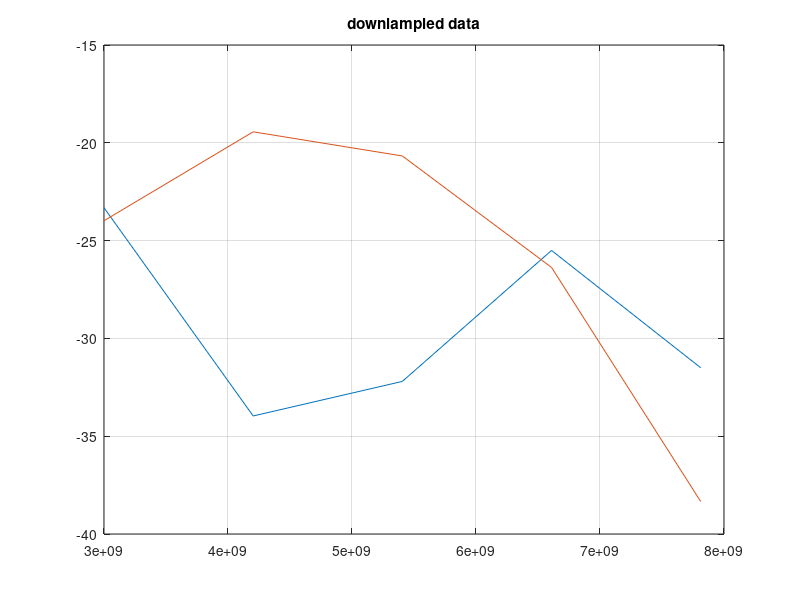

This chart was generated by the following MATLAB code: (Note: this script raises an error after producing the figure.)
% fiting nockit 2

%load('C:\Users\guypa\Google Drive\LIMUDIM\Lab_research\NOCKIT_new_folder\data\NOCKIT5_2traces_data.mat')
load NOCKIT5_2traces_data
N_downsample = 401;
% N_downsample = length(freq);
data_red = downsample(data,N_downsample);
data_dB_red = 20*log10(abs(data_red));
freq_red = downsample(freq,N_downsample);
figure(1); plot(freq_red, data_dB_red); title("downlampled data"); grid on;


%%
% geometry: and network structure
N=30; % number of couplers. (= number of unit cells minus 1) 
M = 2; % number of lines
L0 = 100e-6; % length of each line segment
d = 27e-6; % length of each coupler segment
t = 9e-9;
W = 2.3e-6;
W_c = 200e-9;
H = 16e-9;


addpath('C:\Users\guypa\Google Drive\LIMUDIM\Lab_research\repos2\NOCKIT-simulation');
[Y0, v_ph]  = get_microstrip_properties(W,t,H);
[Yc, v_ph_c]  = get_microstrip_properties(W_c,t,H);

%%

x0 = [1.7,1.7,1.1,-20];
% x0 = [1.7,1.7,1.1]
% x0 = [1.7,1.1];
% x0 = [1.7,1.1, -22];



x0 = [1,1,2,-20];

x0 = [0.9490    1.1236    2.6439  -22.2561]
cost = get_cost_new(x0)

%%
%% matlab optimization


options = optimset('PlotFcns',@optimplotfval, 'Display','iter');

  lb = [.5, .5, .1 ,-40 ];
%   lb = [.1, .1, .1  ];
%    lb = [.1, .1, -40];
ub = [2.5, 2,3, 0];
% ub = [3, 3,3];
% ub = [3, 3, 0];
%    [X,costval] = fminsearchbnd(@get_cost_new2,x0,lb,ub, options)
% 
A = [];
b = [];
Aeq = [];
beq = [];



[X,costval] = fmincon(@get_cost_new2,x0, A,b,Aeq,beq,lb,ub,[] ,options);


%%
% X = [ 0.1216    0.9369    1.0754  -22.0307]
%X = [1.7,1.1]
% X=[1.7856    1.1320  -22.0302]
% 
%  X = [1 ,1,   2  -22.2021]

t_new = t*X(1);
W_c_new = W_c*X(2);
[Y0_new, v_ph_new]  = get_microstrip_properties(W,t_new,H);
[Yc_new, v_ph_c_new]  = get_microstrip_properties(W_c_new,t_new,H);
    v_ph_new = v_ph_new*X(3);
    v_ph_c_new = v_ph_c_new*X(3);
    Yc_new = Yc_new*X(3);
    Y0_new = Y0_new*X(3);
    
      
    
    trans = freq_scan_fun_4(freq_red,v_ph_new, v_ph_c_new, Y0_new, Yc_new);
    trans_dB = 20*log10(abs(trans));
%
    figure(2); clf;plot(freq_red, trans_dB + X(4), '--') ; grid on
    cc = colororder();
    hold on
    plot(freq, data_dB(:,1), 'color',cc(1,:))
    plot(freq, data_dB(:,2), 'color',cc(2,:))
    
    